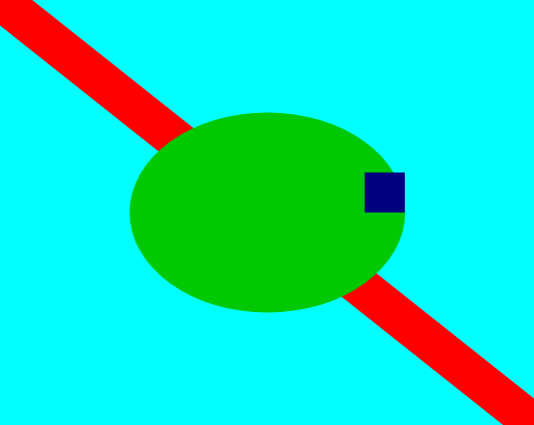
Frame 1 (no input)
Frame 60 (no input): identical to frame 1, image omitted
Frame 120 (the mouse pressed at the canvas centre since frame 60): identical to frame 1, image omitted

The p5.js sketch that drew this single still picture (run headless with seeded random() and noise() and a simulated clock; from frame 60 on, the mouse is pressed at the canvas centre):

// p5.js sketch
// ── sketch.js
function setup() {
  createCanvas(533.6, 425);
  angleMode(DEGREES)
}

function draw() {
  background(0,255,255);
  
  push();
  rectMode(CENTER);
  fill(255,0,0);
  noStroke();
  rotate(38.5);
  rect(100,0,1500,40);
  pop();
  
  push();
  ellipseMode(CENTER);
  fill(0,200,1);
  noStroke();
  ellipse(266.8,212.5,275,200);
  pop();
  
  push();
  rectMode(CENTER);
  fill(0,0,128);
  noStroke();
  rect(384,192.5,40);
  pop();
  
}
